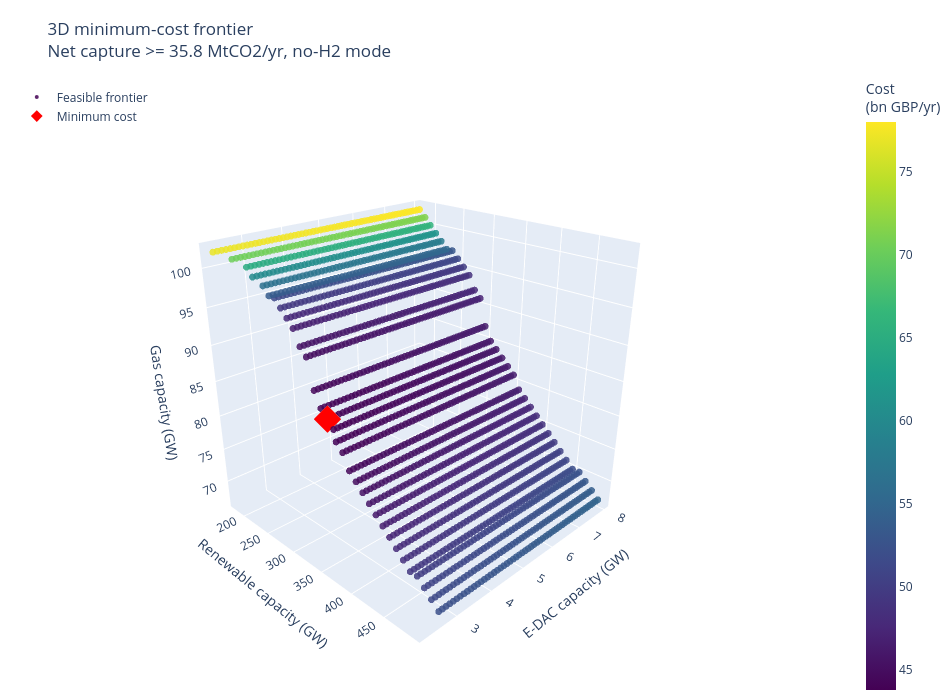

Notebook source saved alongside this figure:
### Markdown cell above
## visualisation

### Code cell
if feasible.empty:
    print("No feasible combinations to plot.")
else:
    # For each renewable/E-DAC pair, keep the cheapest feasible gas capacity.
    frontier = (
        feasible.sort_values(["renewable_capacity_gw", "e_dac_capacity_gw", "total_cost_gbp_yr"])
        .groupby(["renewable_capacity_gw", "e_dac_capacity_gw"], as_index=False)
        .first()
        .sort_values("total_cost_gbp_yr")
    )
    frontier["total_cost_billion_gbp_yr"] = frontier["total_cost_gbp_yr"] / 1e9

    fig = go.Figure()
    fig.add_trace(
        go.Scatter3d(
            x=frontier["renewable_capacity_gw"],
            y=frontier["e_dac_capacity_gw"],
            z=frontier["gas_capacity_gw"],
            mode="markers",
            name="Feasible frontier",
            marker={
                "size": 4,
                "color": frontier["total_cost_billion_gbp_yr"],
                "colorscale": "Viridis",
                "opacity": 0.85,
                "colorbar": {"title": "Cost<br>(bn GBP/yr)"},
            },
            customdata=frontier[
                [
                    "annual_net_capture_mt",
                    "annual_grid_dac_capture_mt",
                    "annual_gas_dac_capture_mt",
                    "annual_gas_emissions_mt",
                    "total_cost_billion_gbp_yr",
                    "total_cost_gbp_per_mwh",
                ]
            ],
            hovertemplate=(
                "Renewables: %{x:.0f} GW<br>"
                "E-DAC: %{y:.2f} GW<br>"
                "Gas: %{z:.1f} GW<br>"
                "Net capture: %{customdata[0]:.2f} MtCO2/yr<br>"
                "Grid E-DAC capture: %{customdata[1]:.2f} MtCO2/yr<br>"
                "Gas DAC capture: %{customdata[2]:.2f} MtCO2/yr<br>"
                "Gas emissions: %{customdata[3]:.2f} MtCO2/yr<br>"
                "Cost: %{customdata[4]:.2f} bn GBP/yr<br>"
                "Average cost: %{customdata[5]:.2f} GBP/MWh"
                "<extra></extra>"
            ),
        )
    )
    fig.add_trace(
        go.Scatter3d(
            x=[best["renewable_capacity_gw"]],
            y=[best["e_dac_capacity_gw"]],
            z=[best["gas_capacity_gw"]],
            mode="markers",
            name="Minimum cost",
            marker={"size": 9, "color": "red", "symbol": "diamond"},
            hovertemplate=(
                "Minimum cost<br>"
                f"Renewables: {best['renewable_capacity_gw']:.0f} GW<br>"
                f"E-DAC: {best['e_dac_capacity_gw']:.2f} GW<br>"
                f"Gas: {best['gas_capacity_gw']:.1f} GW<br>"
                f"Net capture: {best['annual_net_capture_mt']:.2f} MtCO2/yr<br>"
                f"Cost: {best['total_cost_gbp_yr'] / 1e9:.2f} bn GBP/yr"
                "<extra></extra>"
            ),
        )
    )
    fig.update_layout(
        title=(
            "3D minimum-cost frontier<br>"
            f"Net capture >= {TARGET_NET_CAPTURE_MT} MtCO2/yr, no-H2 mode"
        ),
        scene={
            "xaxis_title": "Renewable capacity (GW)",
            "yaxis_title": "E-DAC capacity (GW)",
            "zaxis_title": "Gas capacity (GW)",
            "camera": {"eye": {"x": 1.7, "y": -1.7, "z": 1.1}},
        },
        width=950,
        height=700,
        legend={"x": 0.02, "y": 0.98},
        margin={"l": 0, "r": 0, "b": 0, "t": 70},
    )
    fig.show()

    display(
        frontier[
            [
                "renewable_capacity_gw",
                "e_dac_capacity_gw",
                "gas_capacity_gw",
                "annual_net_capture_mt",
                "annual_grid_dac_capture_mt",
                "annual_gas_dac_capture_mt",
                "annual_gas_emissions_mt",
                "total_cost_billion_gbp_yr",
                "total_cost_gbp_per_mwh",
            ]
        ].head(30).round(3)
    )

### Figure 1 — Plotly figure (JSON) as saved in the notebook; plotly's stock layout.template omitted (floating-point values rounded to 4 significant figures; data arrays with more than 128 entries replaced by an {"elided": "..."} marker saying what was removed)
{"data": [{"customdata": {"elided": "1723x6 float values"}, "hovertemplate": "Renewables: %{x:.0f} GW<br>E-DAC: %{y:.2f} GW<br>Gas: %{z:.1f} GW<br>Net capture: %{customdata[0]:.2f} MtCO2/yr<br>Grid E-DAC capture: %{customdata[1]:.2f} MtCO2/yr<br>Gas DAC capture: %{customdata[2]:.2f} MtCO2/yr<br>Gas emissions: %{customdata[3]:.2f} MtCO2/yr<br>Cost: %{customdata[4]:.2f} bn GBP/yr<br>Average cost: %{customdata[5]:.2f} GBP/MWh<extra></extra>", "marker": {"color": {"elided": "1723 float values"}, "colorbar": {"title": {"text": "Cost<br>(bn GBP/yr)"}}, "colorscale": [[0, "#440154"], [0.1111, "#482878"], [0.2222, "#3e4989"], [0.3333, "#31688e"], [0.4444, "#26828e"], [0.5556, "#1f9e89"], [0.6667, "#35b779"], [0.7778, "#6ece58"], [0.8889, "#b5de2b"], [1, "#fde725"]], "opacity": 0.85, "size": 4}, "mode": "markers", "name": "Feasible frontier", "type": "scatter3d", "x": {"elided": "1723 int values"}, "y": {"elided": "1723 float values"}, "z": {"elided": "1723 float values"}}, {"hovertemplate": "Minimum cost<br>Renewables: 320 GW<br>E-DAC: 2.80 GW<br>Gas: 84.0 GW<br>Net capture: 36.88 MtCO2/yr<br>Cost: 43.77 bn GBP/yr<extra></extra>", "marker": {"color": "red", "size": 9, "symbol": "diamond"}, "mode": "markers", "name": "Minimum cost", "type": "scatter3d", "x": [320], "y": [2.8], "z": [84]}], "layout": {"height": 700, "legend": {"x": 0.02, "y": 0.98}, "margin": {"b": 0, "l": 0, "r": 0, "t": 70}, "scene": {"camera": {"eye": {"x": 1.7, "y": -1.7, "z": 1.1}}, "xaxis": {"title": {"text": "Renewable capacity (GW)"}}, "yaxis": {"title": {"text": "E-DAC capacity (GW)"}}, "zaxis": {"title": {"text": "Gas capacity (GW)"}}}, "title": {"text": "3D minimum-cost frontier<br>Net capture >= 35.8 MtCO2/yr, no-H2 mode"}, "width": 950}}
